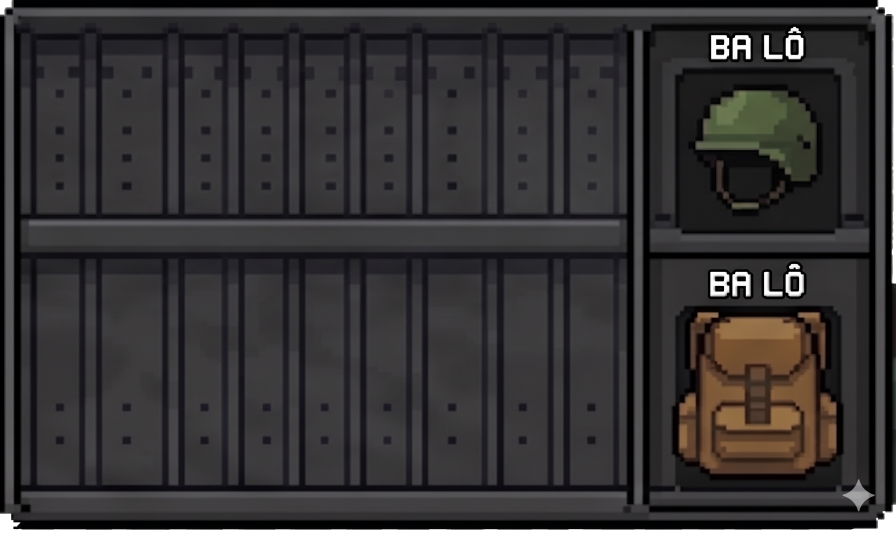
#> input picture weapon_ui_backup.png, 2688 x 1598 px (shown at 1/3 size)
$ python swap_slots_perfect.py
#> lines starting #> are read from the running program, lines starting #| are printed output that depends on the picture
from PIL import Image

def swap_slots_perfect():
    # Mở ảnh gốc sạch của bạn
    img = Image.open('weapon_ui_backup.png')
#> img is the input picture: PIL image 2688x1598 RGBA; mean R, G, B, A 51.6, 49.3, 50.2, 252.6
    w, h = img.size
#> w = 2688; h = 1598

    # Coordinates phát hiện chính xác từ đường phân chia
    split_x = 246
    split_y = 114

    # Cắt chính xác ô trang bị hàng trên (Balo) từ X = 246 trở đi
    top_right = img.crop((split_x, 0, w, split_y))
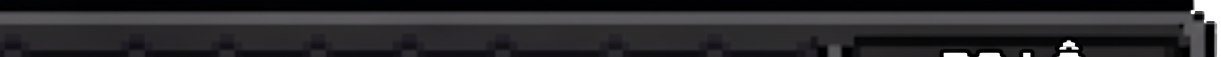
#> top_right: PIL image 2442x114 RGBA (shown at 1/2 size); mean R, G, B, A 42.5, 42.1, 44.2, 252.7; transparent parts drawn white

    # Cắt chính xác ô trang bị hàng dưới (Mũ) từ X = 246 trở đi
    bottom_right = img.crop((split_x, split_y, w, h))
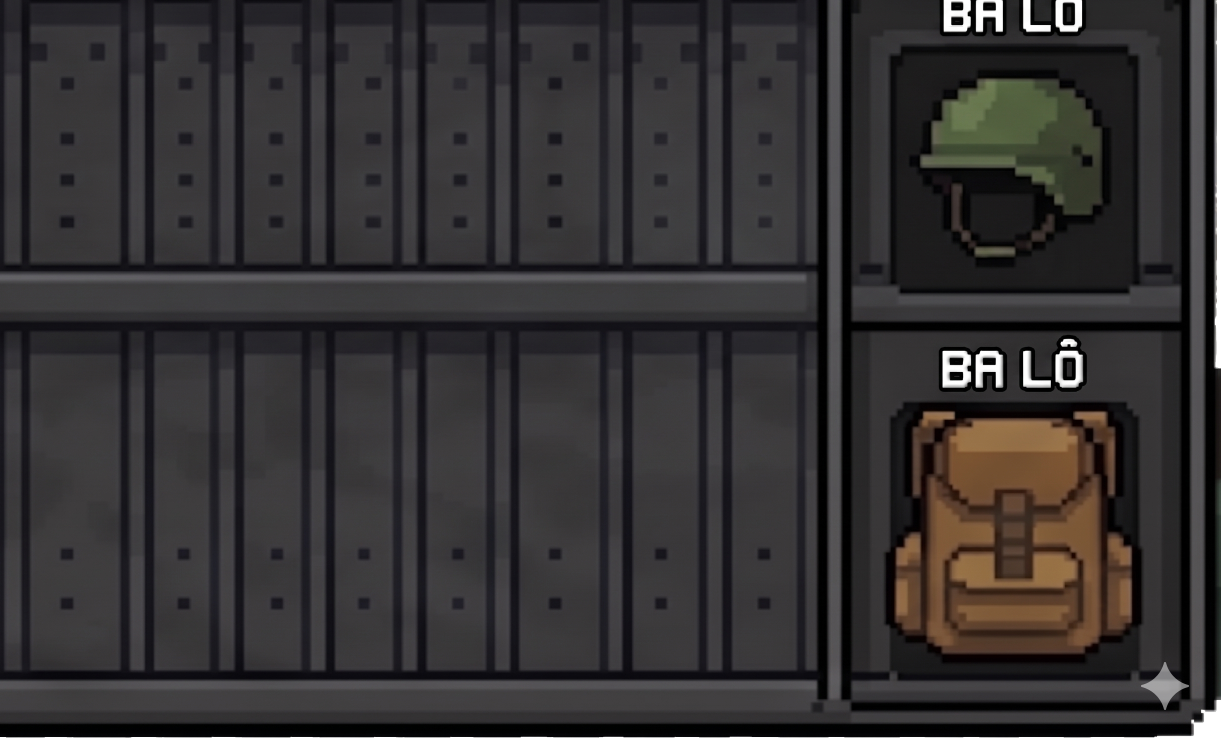
#> bottom_right: PIL image 2442x1484 RGBA (shown at 1/2 size); mean R, G, B, A 52.5, 50, 50.6, 252.7; transparent parts drawn white

    # Tạo bản sao ảnh gốc
    new_img = img.copy()

    # Dán hoán đổi vị trí: Mũ lên hàng trên, Balo xuống hàng dưới
    new_img.paste(bottom_right, (split_x, 0))
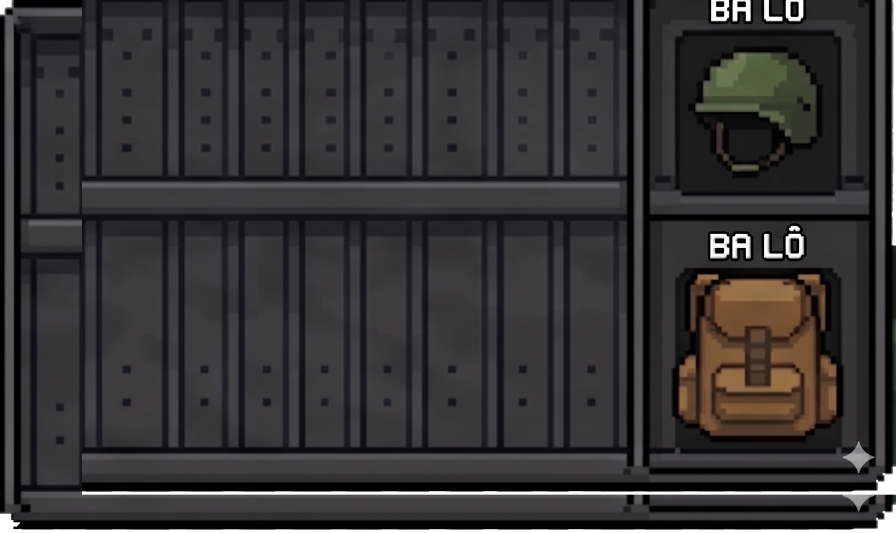
#> new_img: PIL image 2688x1598 RGBA (shown at 1/3 size); mean R, G, B, A 52.9, 50.6, 51.4, 251.2; transparent parts drawn white
    new_img.paste(top_right, (split_x, split_y))
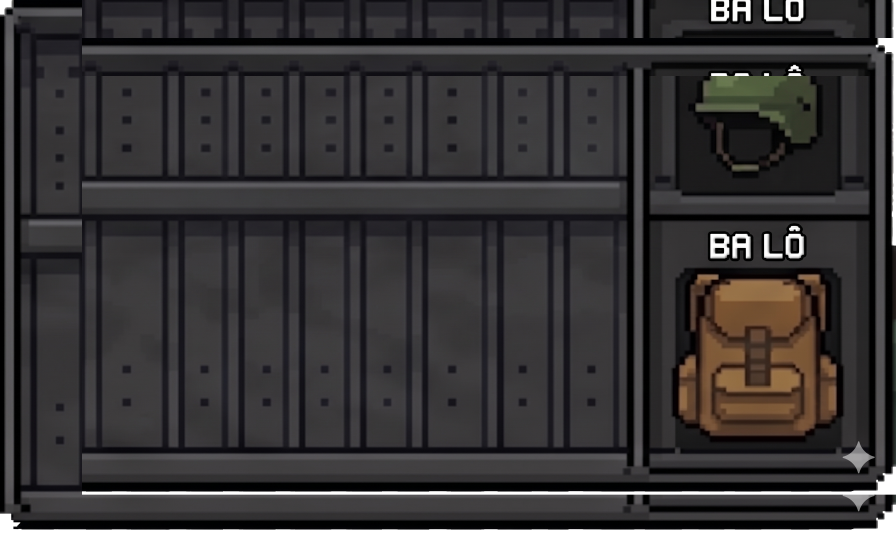
#> new_img: PIL image 2688x1598 RGBA (shown at 1/3 size); mean R, G, B, A 52.5, 50.3, 51.2, 251.1; transparent parts drawn white

    # Lưu đè vào weapon_ui.png
    new_img.save('weapon_ui.png')
    print("Successfully swapped slots pixel-perfectly with exact coordinates!")

if __name__ == '__main__':
    swap_slots_perfect()

$ run again, with advanced_sniper.png copied over weapon_ui_backup.png
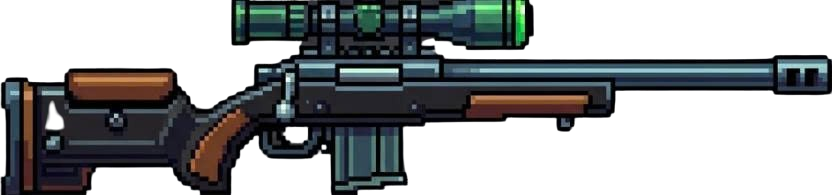
#> input picture advanced_sniper.png, 832 x 195 px
#> in swap_slots_perfect, img is the input picture: PIL image 832x195 RGBA; mean R, G, B, A 22.4, 24.9, 26.1, 121.1
#> in swap_slots_perfect, `bottom_right = img.crop((split_x, split_y, w, h))`:
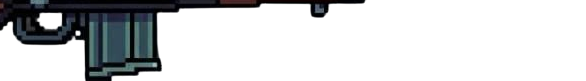
#> bottom_right: PIL image 586x81 RGBA; mean R, G, B, A 7, 8.8, 10.1, 54.6; transparent parts drawn white
#> in swap_slots_perfect, `new_img.paste(top_right, (split_x, split_y))`:
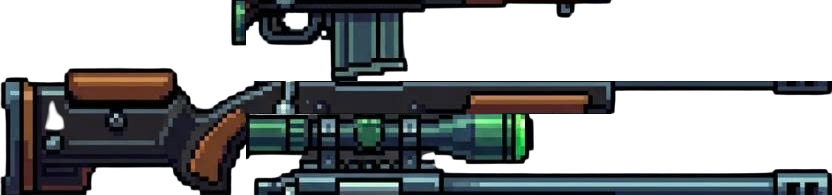
#> new_img: PIL image 832x195 RGBA; mean R, G, B, A 22.4, 24.9, 26.1, 121.1; transparent parts drawn white
